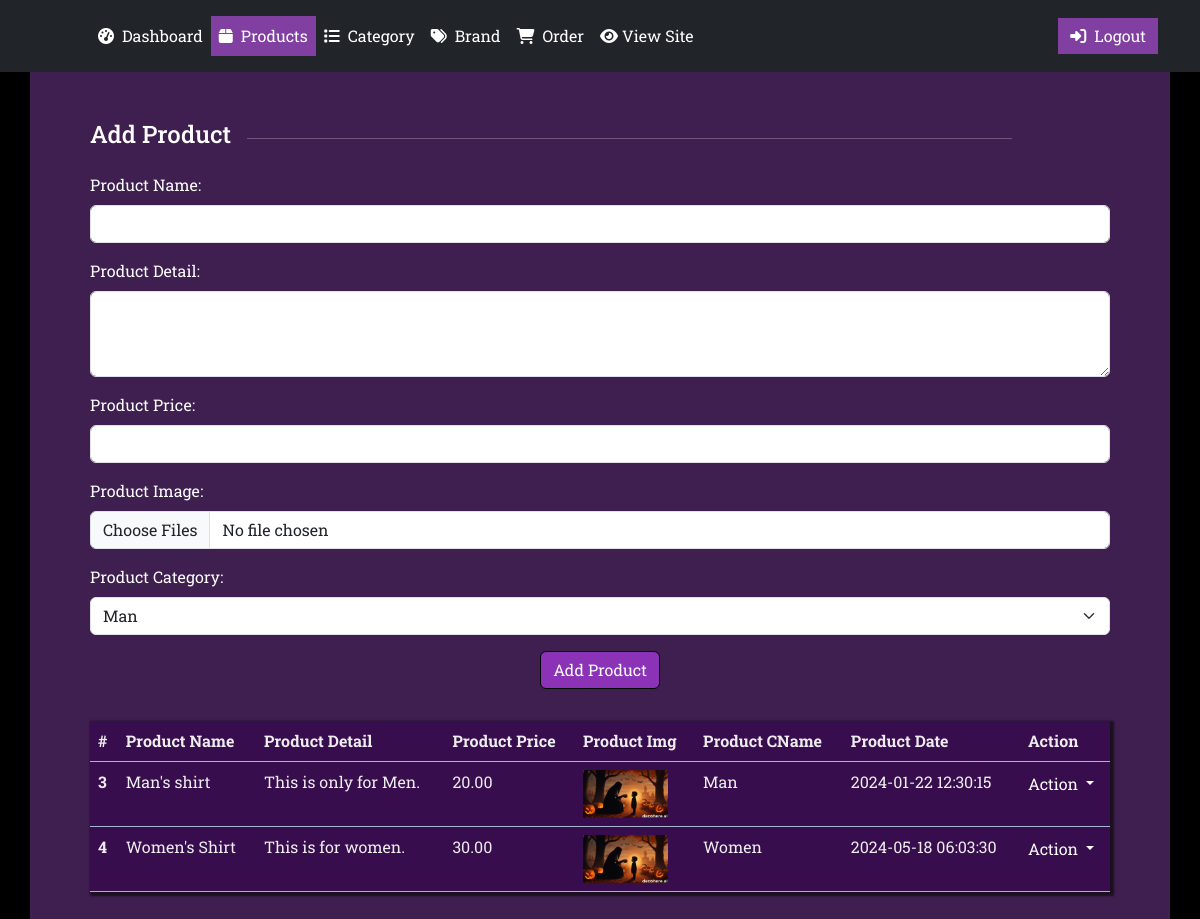
/admin/product.php (signed in), run on the app's committed database.
### tables this page shows
CREATE TABLE `product` (
  `id` int(11) NOT NULL,
  `p_name` varchar(40) NOT NULL,
  `p_detail` longtext NOT NULL,
  `p_price` decimal(10,2) NOT NULL,
  `p_img` longtext NOT NULL,
  `pc_name` varchar(50) NOT NULL,
  `p_date` timestamp NULL DEFAULT current_timestamp()
);

### admin/product.php (the view, shortened to what this page needs)
<!DOCTYPE html>
<html>
<head>
	<?php include "assets/cdn/topcdn.php"; ?>
</head>
<body>
	<main>
	    <?php include "nav.php"; ?>
		<div class="container Product">
			<div class="row Hero p-5">
				<div class="heading d-flex align-items-center justify-content-start">
					<h4 class="text-white me-3">Add Product</h4>
					<hr class="text-white w-75">
				</div>
				<div class="col-lg-12 col-12 my-3">
					<form method="post" action="addProduct.php" enctype="multipart/form-data">
						<div class="d-flex align-items-start justify-content-start flex-column mb-3">
						    <label for="p_name" class="form-label">Product Name:</label>
						    <input type="text" class="form-control w-100" id="p_name" name="p_name" required>
						</div>
						<div class="d-flex align-items-start justify-content-start flex-column mb-3">
						    <label for="p_detail" class="form-label">Product Detail:</label>
						    <textarea type="text" class="form-control w-100" id="p_detail" name="p_detail" rows="3" required></textarea>
						</div>
						<div class="d-flex align-items-start justify-content-start flex-column mb-3">
						    <label for="p_price" class="form-label">Product Price:</label>
						    <input type="number" class="form-control w-100" id="p_price" name="p_price" min="5" step="5" required>
						</div>
						<div class="d-flex align-items-start justify-content-start flex-column mb-3">
						    <label for="p_image" class="form-label">Product Image:</label>
						    <input type="file" class="form-control w-100" id="p_image" name="p_img[]" multiple accept="image/*" required>
						</div>
						<div class="d-flex align-items-start justify-content-start flex-column mb-3">
							<label for="pc_name" class="form-label">Product Category:</label>
							<select class="form-select" name="pc_name" aria-label="Default select example">
								<?php
									include "conn.php";
									$sql = "SELECT * FROM category";
									$result = $conn->query($sql);
									if ($result->num_rows > 0) {
									  while($row = $result->fetch_assoc()) {
									    echo '
									      <option value='.$row["c_name"].'>'.$row["c_name"].'</option>
									    ';
									  }
									} else {
									  echo '';
									}
								?>
							</select>
						</div>
						<div class="d-flex align-items-center justify-content-end flex-column mb-3">
						    <button type="submit" class="btn btn-md btn-primary" id="bupBtn">Add Product</button>
						</div>
					</form>
				</div>
				<div class="col-12 mb-3">
					<?php
						include "conn.php";
						$sql = "SELECT * FROM product";
						$result = $conn->query($sql);
						if ($result->num_rows > 0) {
						    ?>
						    	<table class="table table-primary">
							      <thead>
							        <tr>
							          <th scope="col">#</th>
							          <th scope="col">Product Name</th>
							          <th scope="col">Product Detail</th>
							          <th scope="col">Product Price</th>
							          <th scope="col">Product Img</th>
							          <th scope="col">Product CName</th>
							          <th scope="col">Product Date</th>
							          <th scope="col">Action</th>
							        </tr>
							      </thead>
							      <tbody>
							      	<?php
						  while($row = $result->fetch_assoc()) {
							      	echo'
							        <tr>
							          <th scope="row">'.$row['id'].'</th>
							          <td>'.$row['p_name'].'</td>
							          <td>'.$row['p_detail'].'</td>
							          <td>'.$row['p_price'].'</td>
							          <td>
							          	<img class="p_img" src="'.$row['p_img'].'" style="max-height: 6vh" alt="'.$row['p_img'].'">
							          </td>
							          <td>'.$row['pc_name'].'</td>
							          <td>'.$row['p_date'].'</td>
							          <td>
									    <div class="btn-group">
									      <button type="button" class="btn bg-transparent dropdown-toggle p-0 border-0" data-bs-toggle="dropdown" aria-expanded="false">
									        Action
									      </button>
									      <ul class="dropdown-menu">
									        <li><a class="dropdown-item" href="#">Edit</a></li>
									        <li><a class="dropdown-item" href="#">Delete</a></li>
									        <li><a class="dropdown-item" href="#">Confirm</a></li>
									      </ul>
									    </div>
								      </td>
							        </tr>
							        ';
						  	}
							        ?>
							      </tbody>
							    </table>
							    <?php
						} else {
						  echo "";
						}
					?>
				</div>
			</div>
		</div>
	</main>
</body>
</html>

### admin/assets/cdn/topcdn.php (shortened to what this page needs)
<link rel="stylesheet" href="assets/css/style.css">
<link href="https://cdn.jsdelivr.net/npm/bootstrap@5.3.2/dist/css/bootstrap.min.css" rel="stylesheet">
<link rel="stylesheet" href="https://cdn.jsdelivr.net/npm/bootstrap-icons@1.11.3/font/bootstrap-icons.min.css">
<link rel="stylesheet" href="https://cdnjs.cloudflare.com/ajax/libs/font-awesome/6.5.1/css/all.min.css" />

### admin/nav.php
<header class="p-3 bg-dark text-white">
  <div class="container">
    <div class="d-flex flex-wrap align-items-center justify-content-center justify-content-lg-start">
      <a href="index.php" class="d-flex align-items-center mb-2 mb-lg-0 text-white text-decoration-none">
        <svg class="bi me-2" width="40" height="32" role="img" aria-label="Bootstrap"><use xlink:href="#bootstrap"></use></svg>
      </a>
      <ul class="nav col-12 col-lg-auto me-lg-auto mb-2 justify-content-center mb-md-0">
        <?php if (isset($_SESSION['username'])) { ?>
        <li><a href="dashboard.php" class="nav-link dash px-2 text-white">
          <i class="fas fa-tachometer-alt me-1"></i> Dashboard</a>
        </li>
        <li><a href="product.php" class="nav-link px-2 text-white"><i class="fas fa-box me-1"></i> Products</a></li>
        <li><a href="category.php" class="nav-link px-2 text-white"><i class="fas fa-list me-1"></i> Category</a></li>
        <li><a href="brand.php" class="nav-link px-2 text-white"><i class="fas fa-tags me-1"></i> Brand</a></li>
        <li><a href="order.php" class="nav-link px-2 text-white"><i class="fas fa-shopping-cart me-1"></i> Order</a></li>
        <li><a href="../index.php" target="_new" class="nav-link px-2 text-white"><i class="fas fa-eye ms-auto me-auto"></i> View Site</a></li>
      </ul>
      <div class="text-end">
        <button type="button" class="btn text-white logBtn">
          <i class="fas fa-sign-in-alt me-1"></i> <a href="logout.php" class="text-decoration-none text-white">Logout</a>
        </button>
        <?php } else { ?>
          <?php header("Location: index.php"); exit(); ?>
          <?php } ?>
      </div>
    </div>
  </div>
</header>

### admin/assets/css/style.css (style rules this page uses)
* { margin: 0; padding: 0; box-sizing: border-box; }
body { color: white; background-color: #000 !important; font-family: 'Roboto Slab', serif !important; }
.container { color: white; }
.logBtn { background-color: rgb(129 64 161) !important; border: none !important; border-radius: 0px !important; }
.Hero { background-color: rgb(129 64 161 / 49%); }
.table { box-shadow: 2px 2px 2px 2px #1b1020; }
#bupBtn { background-color: #8b32b7 !important; border-color: #000 !important; }
.nav-link.active { background-color: rgb(129 64 161) !important; font-weight: semibold !important; }
.table-primary { --bs-table-color: #ededed !important; --bs-table-bg: #380d4e !important; }
.btn-group-vertical>.btn, .btn-group>.btn { color: #fff !important; }

### data on the page
product: id "3", p_name "Man's shirt", p_detail "This is only for Men.", p_price "20.00", p_img (picture), pc_name "Man", p_date "2024-01-22 12:30:15"
product: id "4", p_name "Women's Shirt", p_detail "This is for women.", p_price "30.00", p_img (picture), pc_name "Women", p_date "2024-05-18 06:03:30"

### other printed values
form field pc_name "Man"
